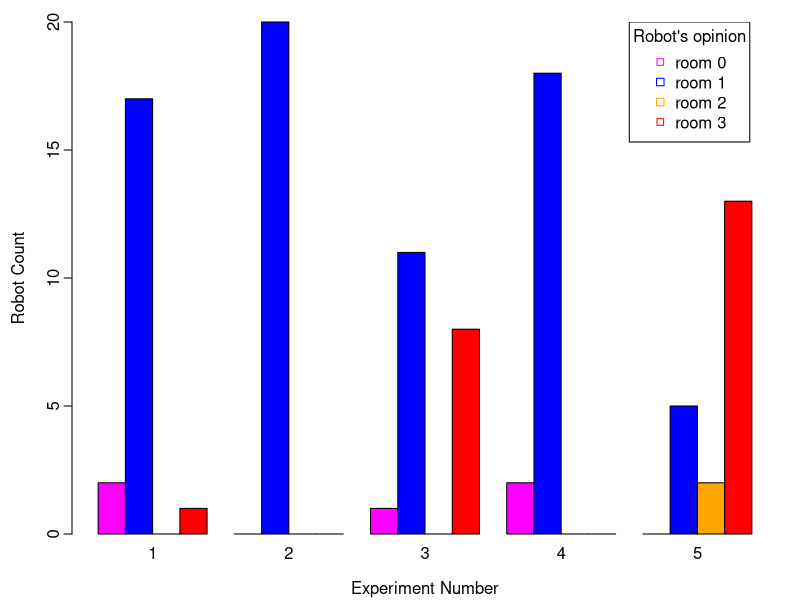

R code for this plot:
A <- matrix(c(2, 17, 0, 1,
              0, 20, 0, 0,
              1, 11, 0, 8,
              2, 18, 0, 0,
              0, 5, 2, 13),
            nrow=4, ncol=5)
pdf("exp1.pdf", width=16/2.54, height=10/2.54,
    pointsize=10)
par(mgp=c(2.2,0.45,0), tcl=-0.4, mar=c(3.3,3.6,1.1,1.1))

barplot(A,
        names.arg=c(1, 2, 3, 4, 5),
        xlab="Experiment Number",
        ylab="Robot Count",
        col=c("magenta", "blue", "orange", "red"),
        beside=TRUE,
        ylim=c(0,20)
        )
legend(x=20.5, y=20,
       c("room 0", "room 1", "room 2", "room 3"),
       cex=1,
       title="Robot's opinion",
       col=c("magenta", "blue", "orange", "red"),
       pch=c(22,0,0)
       )
dev.off()
